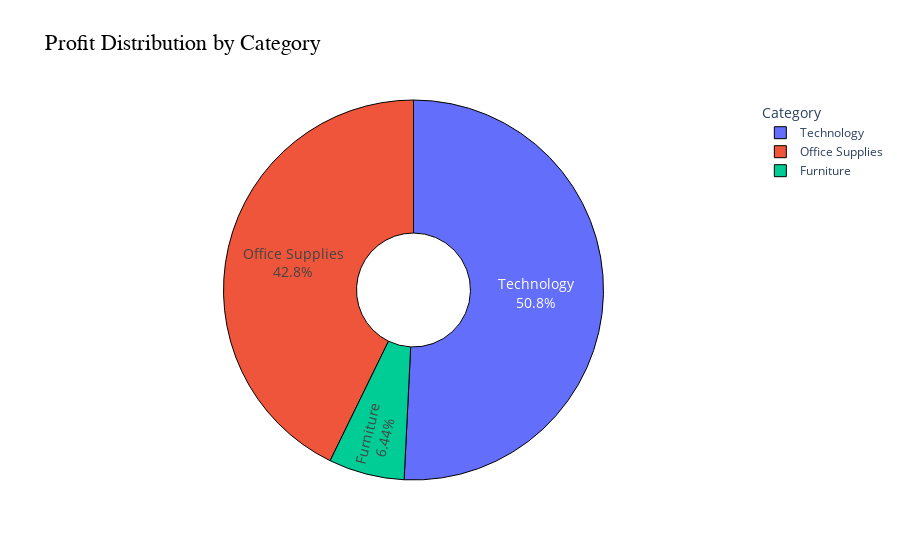

Notebook code for this chart:
### Code cell
fig = px.pie(profit_by_category, 
             names='Category', 
             values='Profit', 
             title='Profit Distribution by Category', 
             hole=0.3, 
             hover_data={'Profit': ':.2f'}, 
             labels={'Profit': 'Total Profit'})

fig.update_traces(
    textinfo='percent+label', 
    textfont_size=14, 
    marker=dict(line=dict(color='black', width=1))
)

fig.update_layout(
    title=dict(font=dict(size=22, family='Arial', color='black')),
    showlegend=True, 
    legend_title_text='Category',
    plot_bgcolor='white'
)

fig.show()

### Figure 1 — Plotly figure (JSON) as saved in the notebook; plotly's stock layout.template omitted (floating-point values rounded to 4 significant figures)
{"data": [{"customdata": [[18450.0], [122500.0], [145500.0]], "domain": {"x": [0, 1], "y": [0, 1]}, "hole": 0.3, "hovertemplate": "Category=%{label}<br>Total Profit=%{customdata[0]:.2f}<extra></extra>", "labels": ["Furniture", "Office Supplies", "Technology"], "legendgroup": "", "marker": {"line": {"color": "black", "width": 1}}, "name": "", "showlegend": true, "textfont": {"size": 14}, "textinfo": "percent+label", "type": "pie", "values": [18450.0, 122500.0, 145500.0]}], "layout": {"autosize": true, "legend": {"title": {"text": "Category"}, "tracegroupgap": 0}, "plot_bgcolor": "white", "showlegend": true, "title": {"font": {"color": "black", "family": "Arial", "size": 22}, "text": "Profit Distribution by Category"}}}
